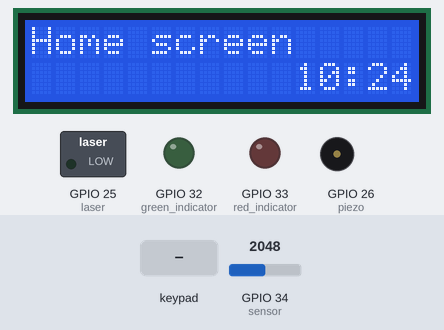
A sketch run on a simulated ESP32. Shown: 16×2 character LCD, switched loads named in the sketch (green lamp = pin HIGH), output pins drawn as LEDs (lit = HIGH), buzzer (waves = sounding, pin HIGH). The inputs (shaded band) are chosen by the test bench; at power-on: GPIO 34 (sensor) = 2048. WiFi joins after 1.5 s; servers stay silent unless stated; the local clock reads 2024-03-15 10:24:30 at power-on unless the sketch sets it; what the sketch prints to the serial monitor is not drawn.

Above: at 4.2 s.
4.3 s: key 'A' pressed
At 5.5 s:
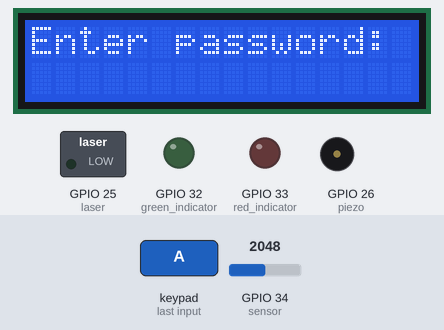
5.8 s: keypad keys 1 2 3 4 5 4 # pressed 0.4 s apart
At 8.6 s:
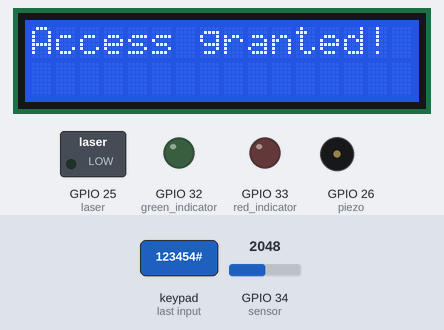
10.1 s: key 'B' pressed
13.1 s: key 'C' pressed
16.1 s: keypad keys 1 2 3 4 5 4 * pressed 0.4 s apart
At 20.7 s:
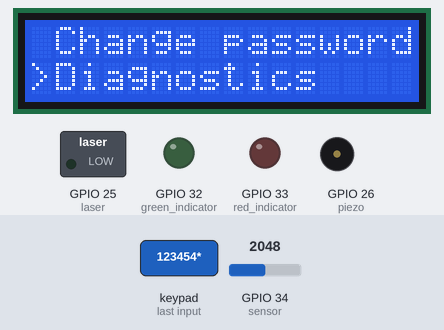
21.4 s: keypad keys 1 2 3 4 5 4 6 7 # pressed 0.4 s apart
At 25.1 s:
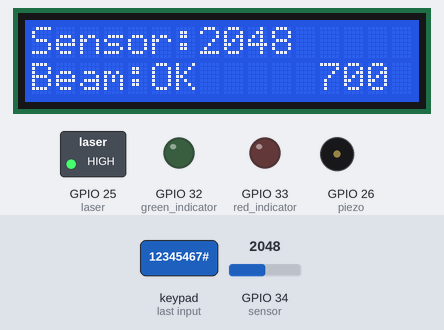
Timing chart, 0 to 26.6 s (numbered marks = the images above; inputs shaded):
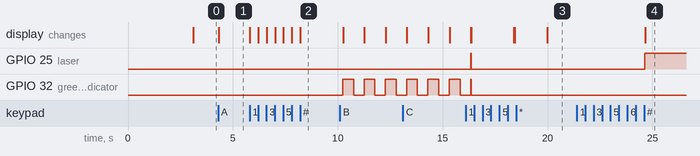

Measured:
- after the input at 4.3 s, the display: changes at once (image 1)
- after the input at 5.8 s, the display: first changes at once (image 2 shows a later state)
- after the input at 16.1 s, the display: first differs from a run without the input after 3.9 s (image 3)
- after the input at 21.4 s, GPIO 25 (laser): LOW → HIGH after 3.2 s; the display: changes after 3.3 s (image 4)

The sketch:

diploma_WIFI_update.ino
```cpp
#include <Keypad.h>
#include <LiquidCrystal_I2C.h>
#include <WiFi.h>
#include <NetworkClientSecure.h>
#include <UniversalTelegramBot.h>
#include <ArduinoJson.h>
#include <time.h>


const byte rows = 4;
const byte columns = 4;
const byte laser = 25;
const byte sensor = 34;
const byte piezo = 26;
const int green_indicator = 32;
const int red_indicator = 33;
int sensor_threshold = 700;

unsigned long previousMillis = 0;
const long interval = 150;

String lcdState = "";

LiquidCrystal_I2C lcd(0x20, 16, 2);

char layout[rows][columns] = {
  {'1', '2', '3', 'A'},
  {'4', '5', '6', 'B'},
  {'7', '8', '9', 'C'},
  {'*', '0', '#', 'D'}
};

byte rowPins[rows] = {23, 19, 18, 27};
byte columnPins[columns] = {17, 16, 4, 13};

Keypad keypada = Keypad(makeKeymap(layout), rowPins, columnPins, rows, columns);


String password = "";
String current_password = "123454";
String is_typed = "";

int cursor_position = 0;

enum State {
  ENTERING_PASSWORD,
  ARMED,
  TRIGGERED,
  DISARMED,
  HOME,
  SETTINGS,
  CHANGE_PASSWORD,
  DIAGNOSE,
  NEW_PASSWORD
};

State currentState = HOME;


const char* ssid = "iPhone";
const char* passwordd = "12345467";

const char* ntpServer = "pool.ntp.org";
const long  gmtOffset_sec = 7200;
const int   daylightOffset_sec = 3600;
bool wifiConnected = false;

String botToken = "8682510893:AAFZoKi9DDRGq7RazZ9x5kppnzYV1juzAx8";
String chatId = "7867814046";
bool alertSent = false;

NetworkClientSecure secureClient;
UniversalTelegramBot bot(botToken, secureClient);

bool connectToWiFi();
void setupTime();
void printLocalTime();
void sendTelegramAlert();


void setup() {
  pinMode(laser, OUTPUT);
  pinMode(sensor, INPUT);
  pinMode(piezo, OUTPUT);
  pinMode(green_indicator, OUTPUT);
  pinMode(red_indicator, OUTPUT);
  Wire.begin(21, 22);
  Serial.begin(115200);
  lcd.init();
  lcd.backlight();
  lcd.setCursor(0,0);
  lcd.print("Welcome!");
  lcd.setCursor(0,1);
  lcd.print("Loading...");
  wifiConnected = connectToWiFi();
  if (wifiConnected) {
    setupTime();
    secureClient.setInsecure();
  }
  delay(1500);
  lcd.clear();
}


void loop() {
  char customKey = keypada.getKey();


  if (customKey == 'A' && currentState != TRIGGERED && currentState != ARMED){
    currentState = ENTERING_PASSWORD;
  }
  else if (customKey == 'B'  && currentState == TRIGGERED || customKey == 'B' && currentState == ARMED){
    currentState = DISARMED;
  }
  else if (customKey == 'C' && currentState == HOME){
    currentState = SETTINGS;
  }

  switch (currentState) {
    case ENTERING_PASSWORD:
      if (customKey){
        passwordMode("Attempt activate", customKey);
      }
      break;
    case DISARMED:
      turnOffSensor();
      break;
    case ARMED:
      monitorSensor();
      break;
    case TRIGGERED:
      alarm(piezo);
      break;
    case HOME:
      homeScreen();
      break;
    case SETTINGS:
      settingsMenu(customKey);
      break;
    case CHANGE_PASSWORD:
      passwordMode("Reset password", customKey);
      break;
    case NEW_PASSWORD:
      passwordMode("New password", customKey);
      break;
    case DIAGNOSE:
      diagnose(customKey);
      break;
  }
}


void diagnose(char customKey) {
  if(lcdState != "diagnose"){
    lcd.clear();
    lcdState = "diagnose";
  }

  digitalWrite(laser, HIGH);
  int current_value = analogRead(sensor);

  lcd.setCursor(0, 0);
  lcd.print("Sensor:");
  lcd.setCursor(7, 0);
  lcd.print(current_value);
  if (current_value < 1000){
    lcd.setCursor(11,0);
    lcd.print(" ");
  }

  lcd.setCursor(0, 1);
  lcd.print(current_value < sensor_threshold ? "Beam:BRKN" : "Beam:OK  ");

  lcd.setCursor(12,1);
  lcd.print(sensor_threshold);

  if (customKey == 'B') {
    digitalWrite(laser, LOW);
    lcdState = "";
    currentState = SETTINGS;
  }
}


void settingsMenu(char customKey){
  if(lcdState != "settings"){
    lcd.clear();
    lcdState = "settings";
  }
  String cursor = ">";

  if (customKey == '*' && cursor_position == 0){
    lcd.setCursor(0, cursor_position);
    lcd.print(" ");
    cursor_position = 1;
  }
  else if (customKey == '*' && cursor_position == 1){
    lcd.setCursor(0, cursor_position);
    lcd.print(" ");
    cursor_position = 0;
  }
  else if (customKey == '#' && cursor_position == 0){
    currentState = CHANGE_PASSWORD;
  }
  else if (customKey == '#' && cursor_position == 1){
    currentState = DIAGNOSE;
  }
  else if (customKey == 'B'){
    currentState = HOME;
    cursor_position = 0;
  }

  lcd.setCursor(0,cursor_position);
  lcd.print(cursor);
  lcd.setCursor(1,0);
  lcd.print("Change password");
  lcd.setCursor(1,1);
  lcd.print("Diagnostics");
}


void passwordMode(String mode, char customKey){
  if (lcdState != "Enter password"){
    lcd.clear();
    lcd.setCursor(0, 0);
    if (mode == "Reset password"){
      lcd.print("Old password:");
    }
    else if (mode == "New password"){
      lcd.print("New password:");
    }
    else if (mode == "Attempt activate"){
      lcd.print("Enter password:");
    }
    lcdState = "Enter password";
  }

  if(customKey == '*' && password.length() > 0){
    lcd.setCursor(password.length()-1,1);
    lcd.print(" ");
    password.remove(password.length() - 1);

  }

  else if(customKey == '#' && password.length() == 6){
    lcd.clear();
    lcd.setCursor(0,0);
    if(password == current_password && mode == "Reset password"){
      password = "";
      lcdState = "";
      currentState = NEW_PASSWORD;
    }
    else if (password != current_password && mode == "Reset password"){
      lcd.print("Access denied!");
      delay(1500);
      currentState = SETTINGS;
    }
    else if(password == current_password && mode == "Attempt activate"){
      lcd.print("Access granted!");
      delay(2000);
      turnOnSensor();
      currentState = ARMED;
    }
    else if (password != current_password && mode == "Attempt activate"){
      lcd.print("Access denied!");
      delay(1500);
      currentState = HOME;
    }
    else if (mode == "New password"){
      lcd.print("Password changed");
      current_password = password;
      delay(1500);
      currentState = SETTINGS;
    }

    password = "";
    lcdState = "";
    return;
  }
  else if (customKey >= '0' && customKey <= '9' && password.length() < 6) {
    password += customKey;

    for (int i = 0; i < password.length(); i++){
      lcd.setCursor(i, 1);
      lcd.print("*");
    }
    Serial.println(password);
  }
  else if (customKey == 'B'){
    password = "";
    lcdState = "";
    if (mode == "Attempt activate"){
      currentState = HOME;
    }
    else {
      currentState = SETTINGS;
    }
    return;
  }
}


void homeScreen(){
  if (lcdState != "home"){
    lcd.clear();
    lcd.setCursor(0,0);
    lcd.print("Home screen");
    lcdState = "home";
  }
  if (wifiConnected) {
    printLocalTime();
  }
}


void turnOnSensor() {
  lcd.clear();
  lcd.setCursor(0,1);
  lcd.print("Leave laser area");

  for (int i = 5; i >= 0; i--){
    indicateGreen();
    lcd.setCursor(0,0);
    lcd.print("Turning on in: ");
    lcd.print(i);
    delay(500);
    turnOffIndicators();
    delay(500);
  }

  digitalWrite(laser, HIGH);
  if(lcdState != "armed"){
      lcd.clear();
      lcd.setCursor(0,0);
      lcd.print("ARMED!");
      lcdState = "armed";
  }
  currentState = ARMED;
}


void monitorSensor(){
  int sensorValue = analogRead(sensor);

  if (sensorValue < sensor_threshold){
    alertSent = false;
    currentState = TRIGGERED;
  }
  else {
    indicateGreen();
  }
}


void turnOffSensor() {
  if(lcdState != "disarmed"){
      lcd.clear();
      lcd.setCursor(0,0);
      lcd.print("DISARMED!");
      lcdState = "disarmed";
  }
  alertSent = false;
  currentState = HOME;
  noTone(piezo);
  digitalWrite(laser, LOW);
  turnOffIndicators();
  delay(2000);
}


void indicateGreen(){
  digitalWrite(green_indicator, HIGH);
  digitalWrite(red_indicator, LOW);
}


void turnOffIndicators(){
  digitalWrite(green_indicator, LOW);
  digitalWrite(red_indicator, LOW);
}


void alarm(int pin) {
  unsigned long currentMillis = millis();
  static bool state = false;

  digitalWrite(green_indicator, LOW);

  if (!alertSent && wifiConnected) {
    sendTelegramAlert();
    alertSent = true;
  }

  if (currentMillis - previousMillis >= interval){
    previousMillis = currentMillis;

    digitalWrite(red_indicator, !digitalRead(red_indicator));

    state = !state;

    if(state) {
      tone(pin, 3000);
      lcd.backlight();
      lcd.setCursor(0, 0);
      lcd.print("!TRESPASSING!");
    }
    else {
      tone(pin, 4243);
      lcd.clear();
    }
  }
}


void telegramTask(void *parameter) {
  struct tm timeinfo;
  String message = "🚨 *INTRUDER ALERT*\n\nIntrusion detected!";

  if (getLocalTime(&timeinfo)) {
    char timeStr[20];
    strftime(timeStr, sizeof(timeStr), "%H:%M:%S", &timeinfo);
    message += "\nTime: " + String(timeStr);
  }

  bot.sendMessage(chatId, message, "Markdown");
  vTaskDelete(NULL);
}

void sendTelegramAlert() {
  xTaskCreatePinnedToCore(telegramTask, "TelegramTask", 8192, NULL, 1, NULL, 0);
}


bool connectToWiFi() {
  WiFi.begin(ssid, passwordd);
  Serial.print("Connecting to WiFi");

  int attempts = 0;
  while (WiFi.status() != WL_CONNECTED && attempts < 20) {
    delay(500);
    Serial.print(".");
    attempts++;
  }

  if (WiFi.status() == WL_CONNECTED) {
    Serial.println("\nConnected!");
    return true;
  } else {
    Serial.println("\nWiFi failed.");
    return false;
  }
}


void setupTime() {
  configTime(gmtOffset_sec, daylightOffset_sec, ntpServer);
}

void printLocalTime() {
  struct tm timeinfo;
  if (!getLocalTime(&timeinfo)) {
    Serial.println("Failed to obtain time");
    return;
  }

  lcd.setCursor(11,1);
  lcd.print(&timeinfo, "%H:%M:%S");
}
```
